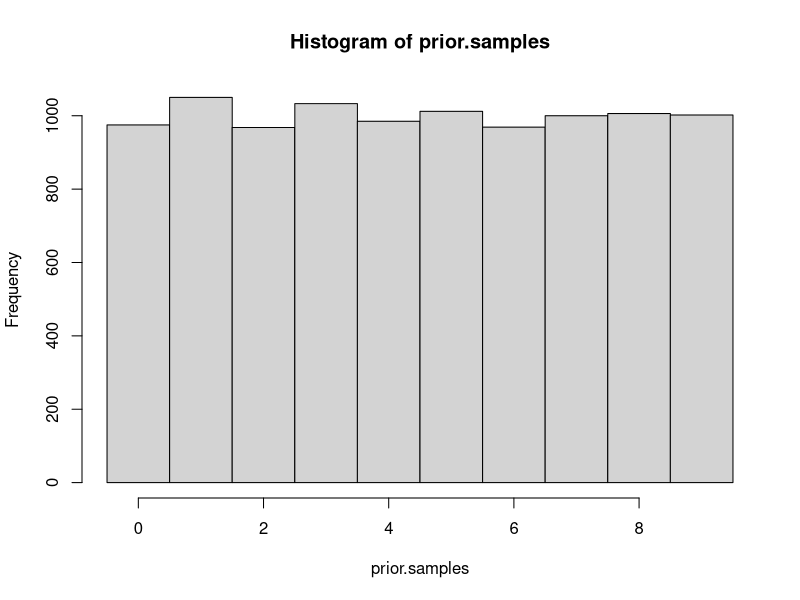
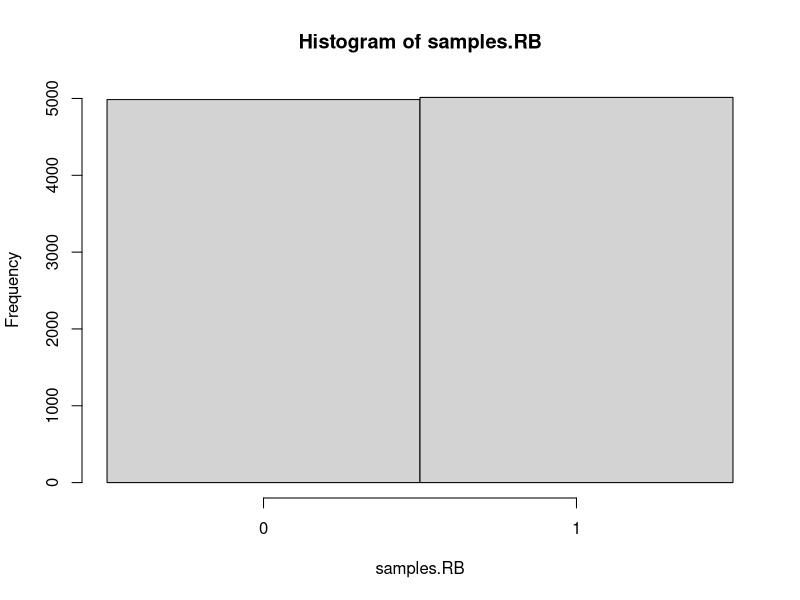
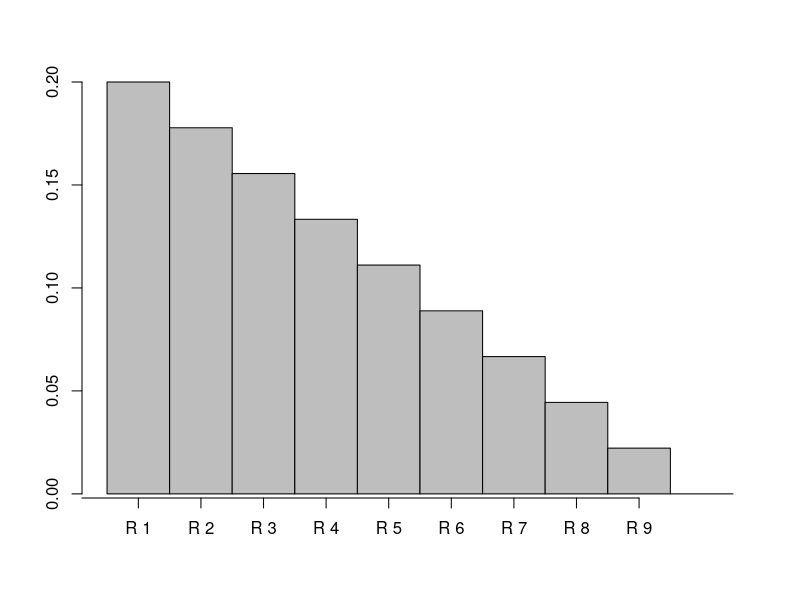
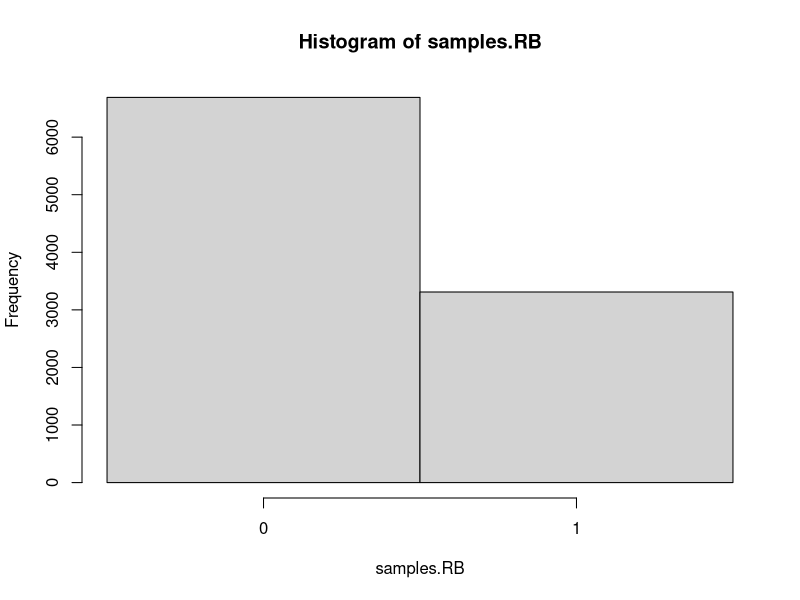

These charts were generated, in order, by the following R code:
## ---- chunk 1
p.hypotheses <- rep(0.1,10)
print(p.hypotheses)
## ---- chunk 2
prior.samples <- sample(0:9,
                       10000,
                       replace = TRUE,
                       # the prob parameter allows to specify the probability
                       # of each hypothesis.
                       prob=p.hypotheses)
head(prior.samples)
## ---- chunk 3
hist(
  prior.samples,
  # this is to have the x ticks centered below the bars
  breaks=seq(min(prior.samples)-0.5, max(prior.samples)+0.5, by=1)
)
## ---- chunk 4
p.RB <- prior.samples / 9
head(p.RB)
## ---- chunk 5
samples.RB <- rbinom(
  n=length(p.RB),
  size=1,
  prob=p.RB
)
head(samples.RB)
## ---- chunk 6
hist(
  samples.RB,
  breaks=seq(min(samples.RB)-0.5, max(samples.RB)+0.5, by=1),
  xaxt='n'
)
axis(1,at=c(0,1))
## ---- chunk 7
likelihood <- (9-c(0:9)) / 9 
print(likelihood)
## ---- chunk 8
p.R3 <- p.hypotheses[3]
print(paste('p(R3)=', p.R3))

p.BB.given.R3 <- likelihood[3]
print(paste('p(BB|R3)=', p.BB.given.R3))

evidence <- sum(likelihood*p.hypotheses)
print(paste('p(BB)=', p.BB.given.R3))

p.R3.given.BB <- p.R3 * p.BB.given.R3 / evidence
print(paste('p(R3|BB)=', p.R3.given.BB))
## ---- chunk 9
posterior <- c()
for (i in c(1:10)){
  p.Ri.given.BB <- p.hypotheses[i] * likelihood[i] / evidence
  print(paste('p(R', i, '|BB)=', p.Ri.given.BB))
  posterior <- c(posterior, p.Ri.given.BB)
}
## ---- chunk 10
print(sum(posterior))
## ---- chunk 11
barplot(posterior,space=0)
axis(1,at=c(0:9)-0.5, labels=paste('R', c(0:9)))
## ---- chunk 12
# don't worry too much about 'cat'
# if you're curious why not print, try 
# to use print(paste('Prior vector: ', p.hypotheses)) instead
cat('Prior vector: ', p.hypotheses)
## ---- chunk 13
likelihood.array <- cbind(
  c(0:9)/9,
  1-(c(0:9)/9)
)
rownames(likelihood.array) <- paste('R',c(0:9),sep='')
colnames(likelihood.array) <- c('RB', 'BB')
print(likelihood.array)
## ---- chunk 14
bayes.numerator <- likelihood.array * p.hypotheses
print(bayes.numerator)
## ---- chunk 15
posterior <- bayes.numerator / colSums(bayes.numerator)
print(posterior)
## ---- chunk 16
# only change is here
p.hypotheses <- c(0.4, rep(0.6/9,9))

# Same code as above
prior.samples <- sample(0:9,
                       10000,
                       replace = TRUE,
                       # the prob parameter allows to specify the probability
                       # of each hypothesis.
                       prob=p.hypotheses)
p.RB <- prior.samples / 9
samples.RB <- rbinom(
  n=length(p.RB),
  size=1,
  prob=p.RB
)
hist(
  samples.RB,
  breaks=seq(min(samples.RB)-0.5, max(samples.RB)+0.5, by=1),
  xaxt='n'
)
axis(1,at=c(0,1))
